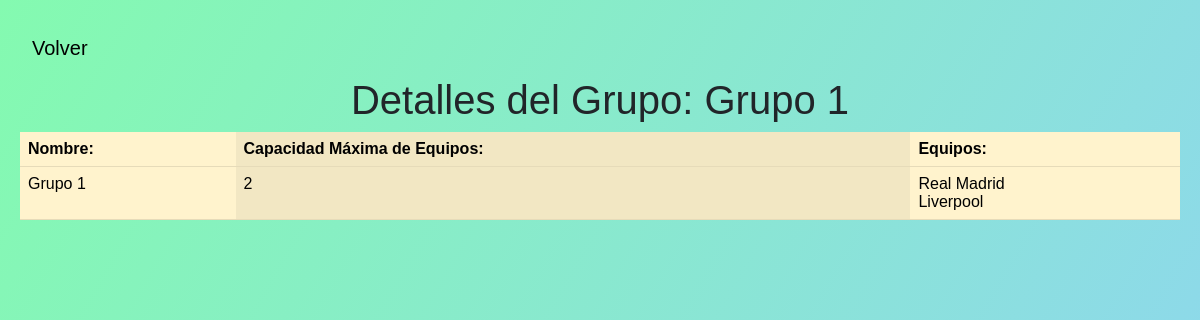
Page /grupo/112/ on the committed database.
### dawnbem/models.py (models this page shows, shortened)
class Grupo(models.Model):
    nombre = models.CharField(max_length=50)
    capacidad_maxima_equipos = models.PositiveIntegerField()
    EquipoList = models.ManyToManyField(Equipo, related_name='grupos', blank=True)
    equipos = models.ManyToManyField(Equipo)

class Equipo(models.Model):
    nombre = models.CharField(max_length=50)
    numero_Jugadores = models.PositiveIntegerField()
    categoria = models.CharField(max_length=10, choices=[(tag.value, tag.value) for tag in Categoria], blank=True, null=True)
    inscripcion = models.ManyToManyField(Inscripcion, related_name='equipos', blank=True)

### dawnbem/views.py (the view)
# urls.py: path('grupo/<int:id>/', views.grupo_detail, name='grupoDetail'),
def grupo_detail(request,id):
    grupo = Grupo.objects.get(id=id)
    context = {'grupo': grupo}
    return render(request, 'grupoDetail.html', context)

### templates/grupoDetail.html (shortened to what this page needs)
{% block contenido %}
    <link href="https://cdn.jsdelivr.net/npm/bootstrap@5.3.0/dist/css/bootstrap.min.css" rel="stylesheet">
    <header>
            <nav class="navbar navbar-expand-lg ">
                <div class="container-fluid">
                  <a class="navbar-brand" href="{% url 'grupoNuevo' %}">Volver</a>
                </div>
              </nav>
    </header>
    <h1>Detalles del Grupo: {{ grupo.nombre }}</h1>
    <table class="table table-warning table-striped-columns">
        <thead>
            <tr>
                <th>Nombre:</th>
                <th>Capacidad Máxima de Equipos:</th>
                <th>Equipos:</th>
            </tr>
        </thead>
        <tbody>
            <tr>
                <td>{{ grupo.nombre }}</td>
                <td>{{ grupo.capacidad_maxima_equipos }}</td>
                <td> {% for equipo in grupo.equipos.all %}
                     {{ equipo.nombre}}<br>
                     {% endfor %}
                </td>
            </tr>
        </tbody>
    </table>
{% endblock %}

### templates/grupoDetail.html (style rules this page uses)
h1 { text-align: center; }

### rows in the picture
Grupo: nombre "Grupo 1", capacidad_maxima_equipos "2"
Equipo: nombre "Real Madrid"
Equipo: nombre "Liverpool"
